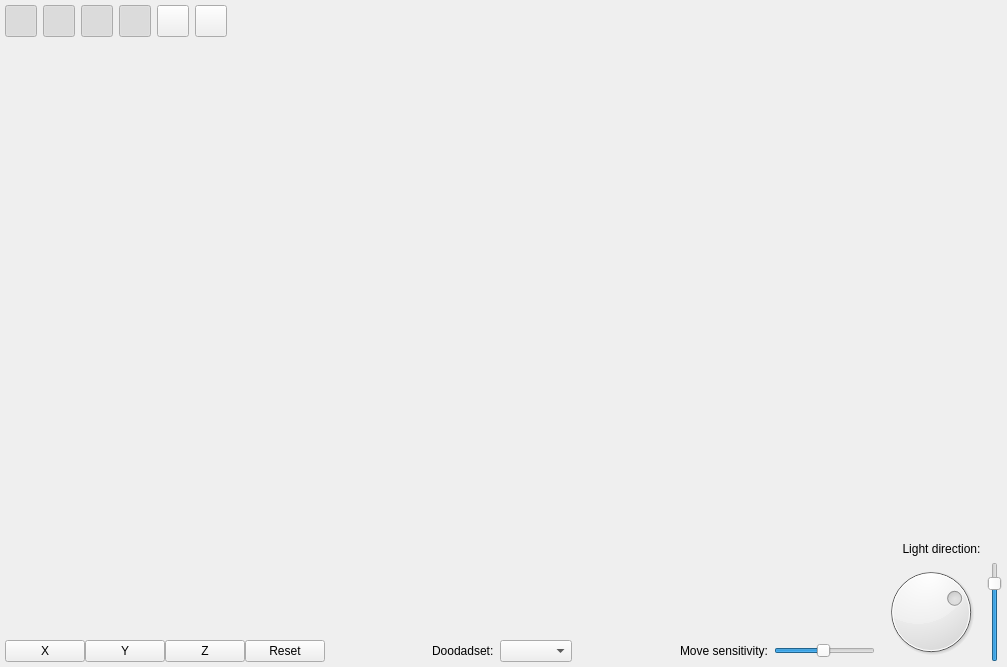
<?xml version="1.0" encoding="UTF-8"?>
<ui version="4.0">
 <class>PresetEditorOverlay</class>
 <widget class="QWidget" name="PresetEditorOverlay">
  <property name="geometry">
   <rect>
    <x>0</x>
    <y>0</y>
    <width>1007</width>
    <height>667</height>
   </rect>
  </property>
  <property name="windowTitle">
   <string>Form</string>
  </property>
  <layout class="QHBoxLayout" name="horizontalLayout">
   <property name="leftMargin">
    <number>5</number>
   </property>
   <property name="topMargin">
    <number>5</number>
   </property>
   <property name="rightMargin">
    <number>5</number>
   </property>
   <property name="bottomMargin">
    <number>5</number>
   </property>
   <item>
    <layout class="QVBoxLayout" name="verticalLayout_2">
     <item>
      <layout class="QHBoxLayout" name="horizontalLayout_2">
       <property name="spacing">
        <number>6</number>
       </property>
       <item>
        <layout class="QHBoxLayout" name="horizontalLayout_8">
         <property name="spacing">
          <number>6</number>
         </property>
         <property name="sizeConstraint">
          <enum>QLayout::SetDefaultConstraint</enum>
         </property>
         <item>
          <widget class="QPushButton" name="toggleModelsButton">
           <property name="sizePolicy">
            <sizepolicy hsizetype="Fixed" vsizetype="Fixed">
             <horstretch>0</horstretch>
             <verstretch>0</verstretch>
            </sizepolicy>
           </property>
           <property name="minimumSize">
            <size>
             <width>32</width>
             <height>32</height>
            </size>
           </property>
           <property name="maximumSize">
            <size>
             <width>32</width>
             <height>32</height>
            </size>
           </property>
           <property name="toolTip">
            <string>Draw models</string>
           </property>
           <property name="text">
            <string/>
           </property>
           <property name="iconSize">
            <size>
             <width>24</width>
             <height>24</height>
            </size>
           </property>
           <property name="checkable">
            <bool>true</bool>
           </property>
           <property name="checked">
            <bool>true</bool>
           </property>
          </widget>
         </item>
         <item>
          <widget class="QPushButton" name="toggleWMOButton">
           <property name="sizePolicy">
            <sizepolicy hsizetype="Fixed" vsizetype="Fixed">
             <horstretch>0</horstretch>
             <verstretch>0</verstretch>
            </sizepolicy>
           </property>
           <property name="minimumSize">
            <size>
             <width>32</width>
             <height>32</height>
            </size>
           </property>
           <property name="maximumSize">
            <size>
             <width>32</width>
             <height>32</height>
            </size>
           </property>
           <property name="toolTip">
            <string>Draw WMOs</string>
           </property>
           <property name="text">
            <string/>
           </property>
           <property name="iconSize">
            <size>
             <width>24</width>
             <height>24</height>
            </size>
           </property>
           <property name="checkable">
            <bool>true</bool>
           </property>
           <property name="checked">
            <bool>true</bool>
           </property>
          </widget>
         </item>
         <item>
          <widget class="QPushButton" name="toggleParticlesButton">
           <property name="sizePolicy">
            <sizepolicy hsizetype="Fixed" vsizetype="Fixed">
             <horstretch>0</horstretch>
             <verstretch>0</verstretch>
            </sizepolicy>
           </property>
           <property name="minimumSize">
            <size>
             <width>32</width>
             <height>32</height>
            </size>
           </property>
           <property name="maximumSize">
            <size>
             <width>32</width>
             <height>32</height>
            </size>
           </property>
           <property name="toolTip">
            <string>Draw particles</string>
           </property>
           <property name="text">
            <string/>
           </property>
           <property name="iconSize">
            <size>
             <width>24</width>
             <height>24</height>
            </size>
           </property>
           <property name="checkable">
            <bool>true</bool>
           </property>
           <property name="checked">
            <bool>true</bool>
           </property>
          </widget>
         </item>
         <item>
          <widget class="QPushButton" name="toggleAnimationButton">
           <property name="sizePolicy">
            <sizepolicy hsizetype="Fixed" vsizetype="Fixed">
             <horstretch>0</horstretch>
             <verstretch>0</verstretch>
            </sizepolicy>
           </property>
           <property name="minimumSize">
            <size>
             <width>32</width>
             <height>32</height>
            </size>
           </property>
           <property name="maximumSize">
            <size>
             <width>32</width>
             <height>32</height>
            </size>
           </property>
           <property name="toolTip">
            <string>Draw animation</string>
           </property>
           <property name="text">
            <string/>
           </property>
           <property name="iconSize">
            <size>
             <width>24</width>
             <height>24</height>
            </size>
           </property>
           <property name="checkable">
            <bool>true</bool>
           </property>
           <property name="checked">
            <bool>true</bool>
           </property>
          </widget>
         </item>
         <item>
          <widget class="QPushButton" name="toggleBoundingBoxButton">
           <property name="sizePolicy">
            <sizepolicy hsizetype="Fixed" vsizetype="Fixed">
             <horstretch>0</horstretch>
             <verstretch>0</verstretch>
            </sizepolicy>
           </property>
           <property name="minimumSize">
            <size>
             <width>32</width>
             <height>32</height>
            </size>
           </property>
           <property name="maximumSize">
            <size>
             <width>32</width>
             <height>32</height>
            </size>
           </property>
           <property name="toolTip">
            <string>Draw bounding boxes</string>
           </property>
           <property name="text">
            <string/>
           </property>
           <property name="iconSize">
            <size>
             <width>24</width>
             <height>24</height>
            </size>
           </property>
           <property name="checkable">
            <bool>true</bool>
           </property>
          </widget>
         </item>
         <item>
          <widget class="QPushButton" name="toggleGridButton">
           <property name="sizePolicy">
            <sizepolicy hsizetype="Fixed" vsizetype="Fixed">
             <horstretch>0</horstretch>
             <verstretch>0</verstretch>
            </sizepolicy>
           </property>
           <property name="minimumSize">
            <size>
             <width>32</width>
             <height>32</height>
            </size>
           </property>
           <property name="maximumSize">
            <size>
             <width>32</width>
             <height>32</height>
            </size>
           </property>
           <property name="toolTip">
            <string>Draw grid</string>
           </property>
           <property name="text">
            <string/>
           </property>
           <property name="iconSize">
            <size>
             <width>24</width>
             <height>24</height>
            </size>
           </property>
           <property name="checkable">
            <bool>true</bool>
           </property>
           <property name="checked">
            <bool>false</bool>
           </property>
          </widget>
         </item>
        </layout>
       </item>
       <item>
        <spacer name="horizontalSpacer_3">
         <property name="orientation">
          <enum>Qt::Horizontal</enum>
         </property>
         <property name="sizeType">
          <enum>QSizePolicy::MinimumExpanding</enum>
         </property>
         <property name="sizeHint" stdset="0">
          <size>
           <width>550</width>
           <height>20</height>
          </size>
         </property>
        </spacer>
       </item>
      </layout>
     </item>
     <item>
      <spacer name="verticalSpacer_3">
       <property name="orientation">
        <enum>Qt::Vertical</enum>
       </property>
       <property name="sizeHint" stdset="0">
        <size>
         <width>20</width>
         <height>40</height>
        </size>
       </property>
      </spacer>
     </item>
     <item>
      <spacer name="horizontalSpacer">
       <property name="orientation">
        <enum>Qt::Horizontal</enum>
       </property>
       <property name="sizeHint" stdset="0">
        <size>
         <width>40</width>
         <height>20</height>
        </size>
       </property>
      </spacer>
     </item>
     <item>
      <spacer name="verticalSpacer_2">
       <property name="orientation">
        <enum>Qt::Vertical</enum>
       </property>
       <property name="sizeHint" stdset="0">
        <size>
         <width>20</width>
         <height>40</height>
        </size>
       </property>
      </spacer>
     </item>
     <item>
      <layout class="QHBoxLayout" name="horizontalLayout_3">
       <item>
        <layout class="QHBoxLayout" name="horizontalLayout_7">
         <property name="spacing">
          <number>0</number>
         </property>
         <item>
          <widget class="QPushButton" name="cameraXButton">
           <property name="text">
            <string>X</string>
           </property>
          </widget>
         </item>
         <item>
          <widget class="QPushButton" name="cameraYButton">
           <property name="text">
            <string>Y</string>
           </property>
          </widget>
         </item>
         <item>
          <widget class="QPushButton" name="cameraZButton">
           <property name="text">
            <string>Z</string>
           </property>
          </widget>
         </item>
         <item>
          <widget class="QPushButton" name="cameraResetButton">
           <property name="text">
            <string>Reset</string>
           </property>
          </widget>
         </item>
        </layout>
       </item>
       <item>
        <spacer name="horizontalSpacer_2">
         <property name="orientation">
          <enum>Qt::Horizontal</enum>
         </property>
         <property name="sizeHint" stdset="0">
          <size>
           <width>40</width>
           <height>20</height>
          </size>
         </property>
        </spacer>
       </item>
       <item>
        <widget class="QLabel" name="label_3">
         <property name="accessibleName">
          <string>overlay_label</string>
         </property>
         <property name="autoFillBackground">
          <bool>true</bool>
         </property>
         <property name="text">
          <string>Doodadset:</string>
         </property>
        </widget>
       </item>
       <item>
        <widget class="QComboBox" name="doodadSetSelector"/>
       </item>
       <item>
        <spacer name="horizontalSpacer_4">
         <property name="orientation">
          <enum>Qt::Horizontal</enum>
         </property>
         <property name="sizeHint" stdset="0">
          <size>
           <width>40</width>
           <height>20</height>
          </size>
         </property>
        </spacer>
       </item>
       <item>
        <widget class="QLabel" name="label_2">
         <property name="accessibleName">
          <string>overlay_label</string>
         </property>
         <property name="text">
          <string>Move sensitivity:</string>
         </property>
        </widget>
       </item>
       <item>
        <widget class="QSlider" name="moveSensitivitySlider">
         <property name="accessibleName">
          <string>overlay_slider_horizontal</string>
         </property>
         <property name="autoFillBackground">
          <bool>false</bool>
         </property>
         <property name="minimum">
          <number>1</number>
         </property>
         <property name="maximum">
          <number>30</number>
         </property>
         <property name="value">
          <number>15</number>
         </property>
         <property name="orientation">
          <enum>Qt::Horizontal</enum>
         </property>
         <property name="invertedAppearance">
          <bool>false</bool>
         </property>
        </widget>
       </item>
      </layout>
     </item>
    </layout>
   </item>
   <item>
    <layout class="QVBoxLayout" name="verticalLayout_3">
     <item>
      <spacer name="verticalSpacer_4">
       <property name="orientation">
        <enum>Qt::Vertical</enum>
       </property>
       <property name="sizeType">
        <enum>QSizePolicy::MinimumExpanding</enum>
       </property>
       <property name="sizeHint" stdset="0">
        <size>
         <width>20</width>
         <height>500</height>
        </size>
       </property>
      </spacer>
     </item>
     <item>
      <widget class="QLabel" name="label">
       <property name="accessibleName">
        <string>overlay_label</string>
       </property>
       <property name="autoFillBackground">
        <bool>true</bool>
       </property>
       <property name="text">
        <string>Light direction:</string>
       </property>
       <property name="alignment">
        <set>Qt::AlignCenter</set>
       </property>
      </widget>
     </item>
     <item>
      <layout class="QHBoxLayout" name="horizontalLayout_6">
       <item>
        <widget class="QDial" name="lightDirZ">
         <property name="sizePolicy">
          <sizepolicy hsizetype="Fixed" vsizetype="Fixed">
           <horstretch>0</horstretch>
           <verstretch>0</verstretch>
          </sizepolicy>
         </property>
         <property name="minimumSize">
          <size>
           <width>100</width>
           <height>100</height>
          </size>
         </property>
         <property name="maximumSize">
          <size>
           <width>100</width>
           <height>100</height>
          </size>
         </property>
         <property name="autoFillBackground">
          <bool>true</bool>
         </property>
         <property name="minimum">
          <number>-180</number>
         </property>
         <property name="maximum">
          <number>180</number>
         </property>
         <property name="pageStep">
          <number>1</number>
         </property>
         <property name="value">
          <number>60</number>
         </property>
         <property name="wrapping">
          <bool>true</bool>
         </property>
        </widget>
       </item>
       <item>
        <widget class="QSlider" name="lightDirY">
         <property name="sizePolicy">
          <sizepolicy hsizetype="Fixed" vsizetype="Fixed">
           <horstretch>0</horstretch>
           <verstretch>0</verstretch>
          </sizepolicy>
         </property>
         <property name="minimumSize">
          <size>
           <width>0</width>
           <height>100</height>
          </size>
         </property>
         <property name="maximumSize">
          <size>
           <width>16777215</width>
           <height>100</height>
          </size>
         </property>
         <property name="accessibleName">
          <string>overlay_slider_vertical</string>
         </property>
         <property name="minimum">
          <number>-180</number>
         </property>
         <property name="maximum">
          <number>180</number>
         </property>
         <property name="value">
          <number>120</number>
         </property>
         <property name="orientation">
          <enum>Qt::Vertical</enum>
         </property>
         <property name="invertedAppearance">
          <bool>false</bool>
         </property>
         <property name="invertedControls">
          <bool>true</bool>
         </property>
        </widget>
       </item>
      </layout>
     </item>
    </layout>
   </item>
  </layout>
 </widget>
 <resources/>
 <connections/>
</ui>
